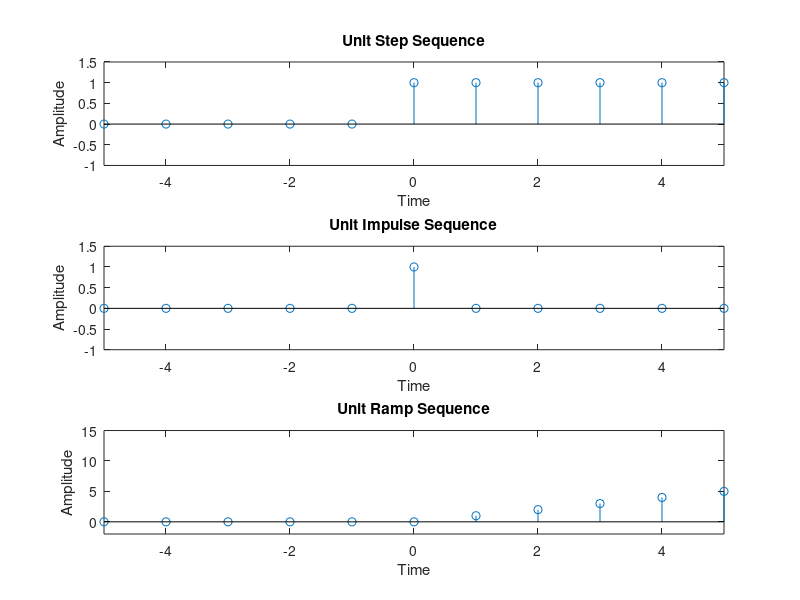

Reproduce this figure in MATLAB.
%unit_step
clc;
clear all;
close all;

range= input('enter range(unit_step):');
u=[];
n=-range:range;
for m=-range:range
    if m<0
        u=[u,0];
    else
        u=[u,1];
    end
end
subplot(311);
stem(n,u);
axis([-range,range,-1,1.5]);
title('Unit Step Sequence');
xlabel('Time');
ylabel('Amplitude');

%unit_impulse
%clc;
%clear all;
%close all;

range= input('enter range(unit_impulse):');
i=[];
n=-range:range;
for k=-range:range
    if k==0
        i=[i,1];
    else
        i=[i,0];
    end
end
subplot(312);
stem(n,i);
axis([-range,range,-1,1.5]);
title('Unit Impulse Sequence');
xlabel('Time');
ylabel('Amplitude');

%unit_ramp
%clc;
%clear all;
%close all;

range= input('enter range(unit_ramp):');
r=[];
n=-range:range;
for l=-range:range
    if l<0
        r=[r,0];
    else
        r=[r,l];
    end
end
subplot(313);
stem(n,r);
axis([-range,range,-2,15]);
title('Unit Ramp Sequence');
xlabel('Time');
ylabel('Amplitude');
